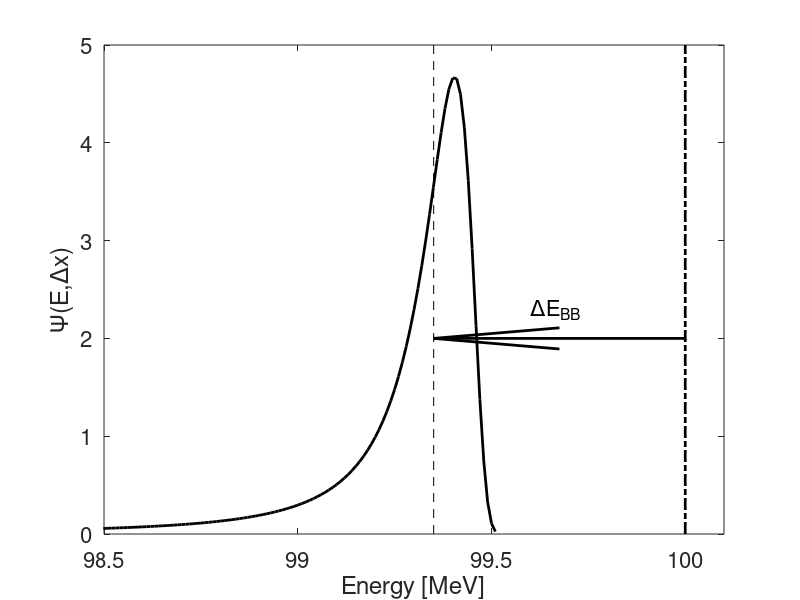

Recreate this plot in MATLAB.
% lithium_target.m, V. Ziemann, 240829
clear; close all
me=0.511;           % electron mass in MeV
Z=1;
mp=938.3;     % proton mass
T=100;        % proton beam kinetic energy
gamma=1+T/mp;
beta=sqrt(1-1./gamma.^2);
Wmax= 2*me*beta.^2.*gamma.^2;  

Zt=3;         % lithium charge
At=6.94;      % lithium mass
rho=0.534;    % lithium density in g/cm^3
dx=0.2;       % thickness in cm
II=16e-6*Zt^0.9; % in MeV
dEdx=0.307.*Z.^2*(Zt./At).*(1./beta.^2).*(log(Wmax./II)-beta.^2).*rho
dE=dEdx*dx % in MeV

xi=0.1534*(Z^2/beta^2)*(Zt/At)*rho*dx; % in MeV

Ef=zeros(50,1); lam=Ef; Psi=Ef;
ic=0;
for Eloss=-1:0.01:2
  lambda=(Eloss-dE)/xi-1+0.577215-beta^2-log(xi/Wmax);
  if lambda>-3
    ic=ic+1;
    Ef(ic)=T-Eloss;
    lam(ic)=lambda;
    pint=@(t)exp(-t.*log(t)-lambda.*t).*sin(pi*t)/pi;
    landau=integral(pint,0,Inf);
    Psi(ic)=landau/xi;
  end
end
plot(Ef,Psi,'k','LineWidth',2);
xlabel('Energy [MeV]'); ylabel('\Psi(E,\Deltax)') 
hold on
plot([T-dE,T-dE],[0 5],'k--',[T,T],[0,5],'k-.','LineWidth',2)
xlim([98.5,100.1]);
quiver(T,2,-dE,0,1,'k','LineWidth',2,'MaxHeadSize',0.3); 
text(99.6,2.3,'\DeltaE_{BB}','FontSize',16)
set(gca,'FontSize',16)
